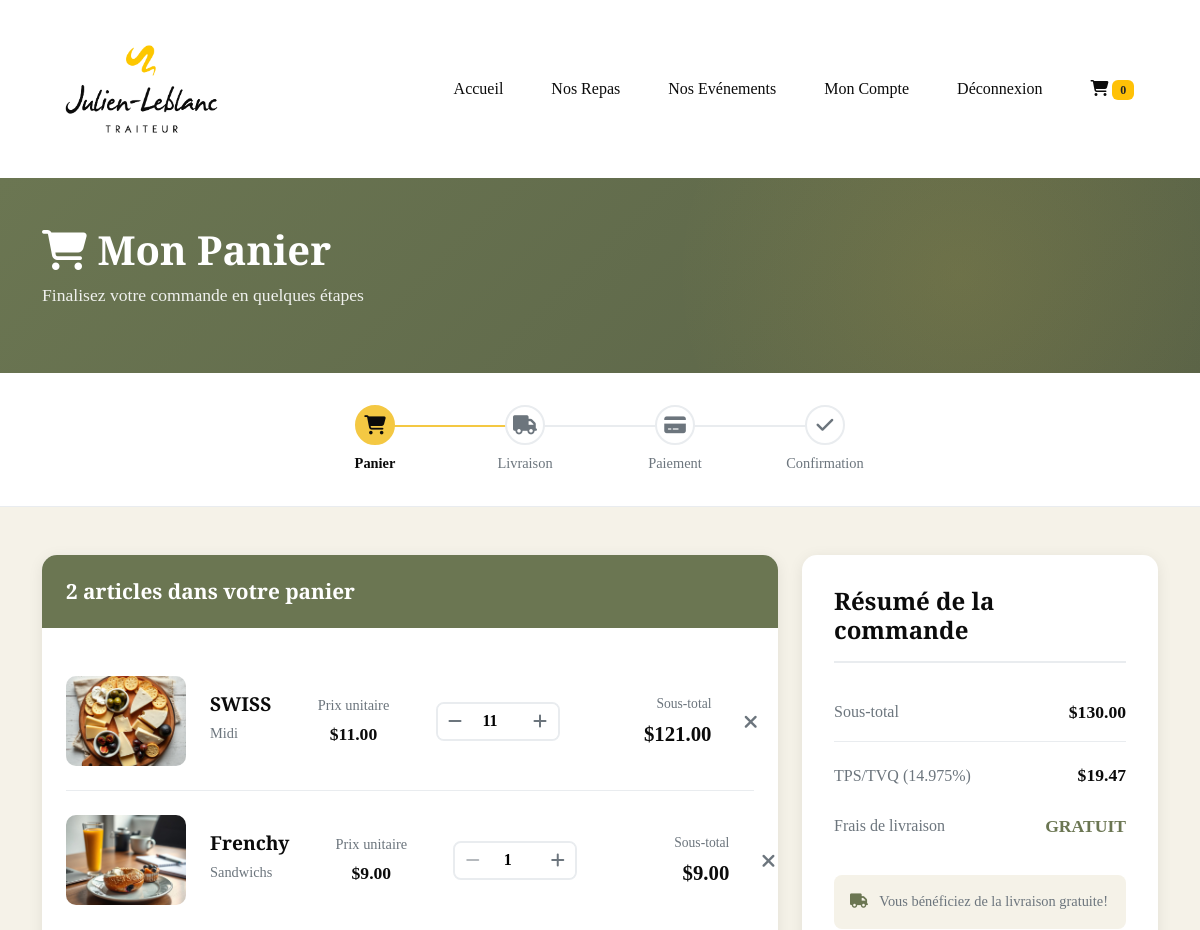
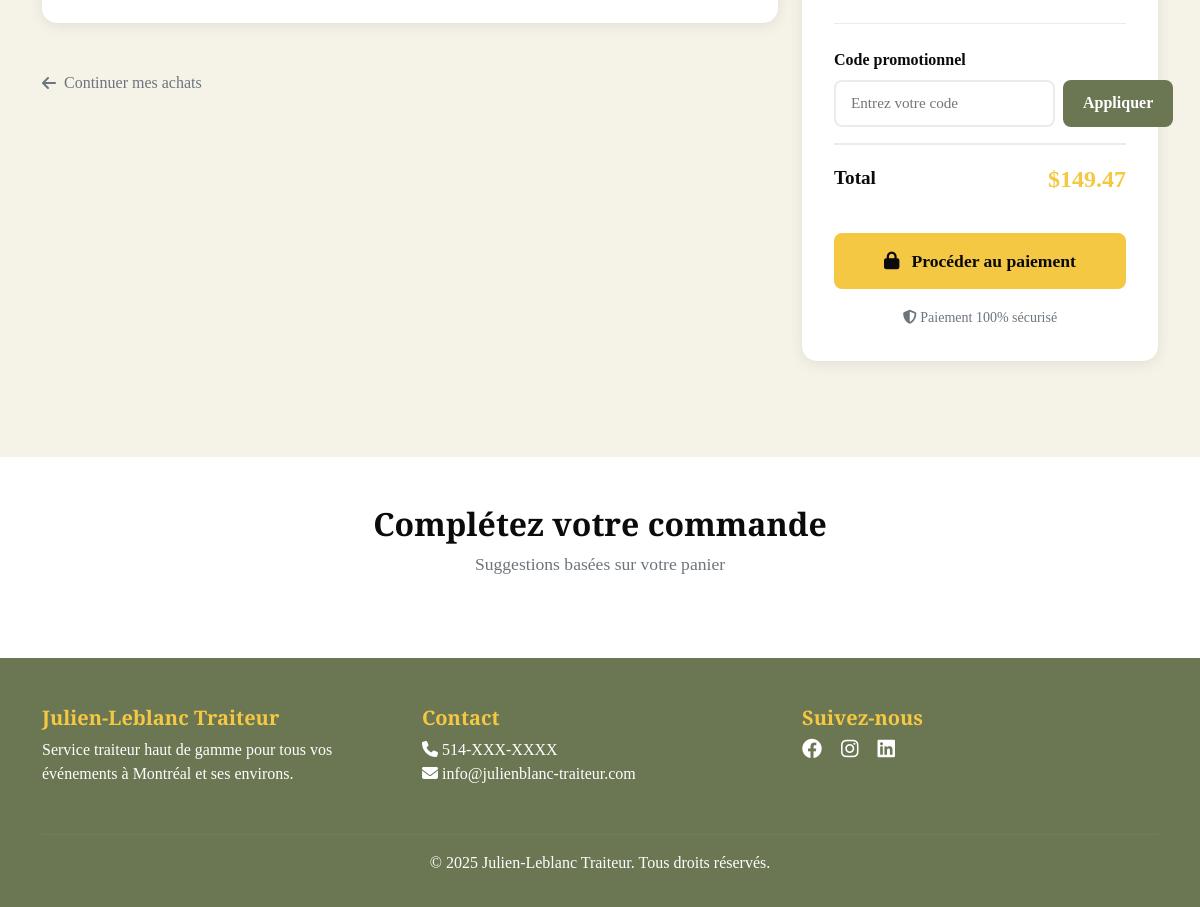
/cart/ (signed in), run on the app's committed database (2 pictures, top to bottom).
### JLTsite/models.py (models this page shows, shortened)
class Cart(models.Model):
    user = models.ForeignKey(settings.AUTH_USER_MODEL, on_delete=models.CASCADE, null=True, blank=True)
    session_key = models.CharField(max_length=100, null=True, blank=True)
    created_at = models.DateTimeField(auto_now_add=True)
    updated_at = models.DateTimeField(auto_now=True)
    class Meta:
        verbose_name = 'Panier'
        verbose_name_plural = 'Paniers'
    def get_total(self):
        total = Decimal('0.00')
        for item in self.items.all():
            total += item.get_subtotal()
        return total

class CartItem(models.Model):
    cart = models.ForeignKey(Cart, on_delete=models.CASCADE, related_name='items')
    product = models.ForeignKey(Product, on_delete=models.CASCADE)
    quantity = models.PositiveIntegerField(default=1)
    notes = models.TextField(blank=True, verbose_name='Notes spéciales')
    added_at = models.DateTimeField(auto_now_add=True)
    class Meta:
        verbose_name = 'Article du panier'
        verbose_name_plural = 'Articles du panier'
        unique_together = ['cart', 'product']
    def get_subtotal(self):
        return self.product.get_price() * self.quantity

class Product(models.Model):
    DISPONIBLE = 'disponible'
    RUPTURE = 'rupture'
    COMMANDE = 'sur_commande'
    STATUS_CHOICES = [
        (DISPONIBLE, 'Disponible'),
        (RUPTURE, 'Rupture de stock'),
        (COMMANDE, 'Sur commande'),
    ]
    name = models.CharField(max_length=200, verbose_name='Nom')
    slug = models.SlugField(unique=True)
    category = models.ForeignKey(Category, on_delete=models.CASCADE, related_name='products')
    description = models.TextField(verbose_name='Description')
    ingredients = models.TextField(verbose_name='Ingrédients', blank=True)
    allergens = models.CharField(max_length=500, blank=True, verbose_name='Allergènes')
    price = models.DecimalField(max_digits=10, decimal_places=2, verbose_name='Prix')
    promo_price = models.DecimalField(max_digits=10, decimal_places=2, null=True, blank=True, verbose_name='Prix promo')
    image = models.ImageField(upload_to='images/', verbose_name='Image principale')
    image_2 = models.ImageField(upload_to='images/', blank=True, null=True)
    image_3 = models.ImageField(upload_to='images/', blank=True, null=True)
    calories = models.IntegerField(null=True, blank=True)
    preparation_time = models.IntegerField(help_text='En minutes', null=True, blank=True)
    status = models.CharField(max_length=20, choices=STATUS_CHOICES, default=DISPONIBLE)
    stock = models.IntegerField(default=0, verbose_name='Stock disponible')
    min_order = models.IntegerField(default=1, verbose_name='Commande minimum')
    is_vegetarian = models.BooleanField(default=False, verbose_name='Végétarien')
    is_vegan = models.BooleanField(default=False, verbose_name='Végane')
    is_gluten_free = models.BooleanField(default=False, verbose_name='Sans gluten')
    is_featured = models.BooleanField(default=False, verbose_name='Mis en avant')
    is_active = models.BooleanField(default=True, verbose_name='Actif')
    created_at = models.DateTimeField(auto_now_add=True)
    updated_at = models.DateTimeField(auto_now=True)
    views_count = models.IntegerField(default=0)
    sales_count = models.IntegerField(default=0)
    class Meta:
        verbose_name = 'Produit'
        verbose_name_plural = 'Produits'
        ordering = ['-created_at']
    def get_price(self):
        return self.promo_price if self.promo_price else self.price

class Category(models.Model):
    name = models.CharField(max_length=100)
    slug = models.SlugField(unique=True)
    description = models.TextField(blank=True)
    image = models.ImageField(upload_to='categories/', blank=True, null=True)
    is_active = models.BooleanField(default=True)
    order = models.IntegerField(default=0)
    created_at = models.DateTimeField(auto_now_add=True)
    class Meta:
        verbose_name = 'Catégorie'
        verbose_name_plural = 'Catégories'
        ordering = ['order', 'name']

### JLTsite/views.py (the view)
# urls.py: path('cart/', views.cart_view, name='cart'),
def cart_view(request):
    cart = get_or_create_cart(request)
    subtotal = cart.get_total()
    tax_rate = Decimal('14.975')
    tax_amount = subtotal * (tax_rate / 100)
    delivery_fee = Decimal('5.00') if subtotal < 50 else Decimal('0.00')
    total = subtotal + tax_amount + delivery_fee
    context = {
        'cart': cart,
        'subtotal': subtotal,
        'tax_amount': tax_amount,
        'delivery_fee': delivery_fee,
        'total': total,
    }
    return render(request, 'JLTsite/cart.html', context)

### JLTsite/views.py (called while the page is built)
def get_or_create_cart(request):
    if request.user.is_authenticated:
        cart, created = Cart.objects.get_or_create(user=request.user)
    else:
        session_key = request.session.session_key
        if not session_key:
            request.session.create()
            session_key = request.session.session_key
        cart, created = Cart.objects.get_or_create(session_key=session_key)
    return cart

### JLTsite/templates/JLTsite/cart.html (shortened to what this page needs)
{% extends 'JLTsite/base.html' %}
{% load static %}
{% load humanize %}
{% block content %}
<section class="cart-header">
    <div class="container">
        <h1><i class="fas fa-shopping-cart"></i> Mon Panier</h1>
        <p>Finalisez votre commande en quelques étapes</p>
    </div>
</section>
<section class="progress-steps">
    <div class="container">
        <div class="steps-container">
            <div class="step active">
                <div class="step-circle">
                    <i class="fas fa-shopping-cart"></i>
                </div>
                <div class="step-label">Panier</div>
            </div>
            <div class="step">
                <div class="step-circle">
                    <i class="fas fa-truck"></i>
                </div>
                <div class="step-label">Livraison</div>
            </div>
            <div class="step">
                <div class="step-circle">
                    <i class="fas fa-credit-card"></i>
                </div>
                <div class="step-label">Paiement</div>
            </div>
            <div class="step">
                <div class="step-circle">
                    <i class="fas fa-check"></i>
                </div>
                <div class="step-label">Confirmation</div>
            </div>
        </div>
    </div>
</section>
<section class="cart-content">
    <div class="container">
        {% if cart.items.count > 0 %}
        <div class="row">
            <div class="col-lg-8">
                <div class="cart-table">
                    <div class="cart-table-header">
                        <h3>{{ cart.items.count }} article{{ cart.items.count|pluralize }} dans votre panier</h3>
                    </div>
                    <div class="cart-items">
                        {% for item in cart.items.all %}
                        <div class="cart-item" data-item-id="{{ item.id }}">
                            <div class="item-image">
                                {% if item.product.image %}
                                <img src="{{ item.product.image.url }}" alt="{{ item.product.name }}">
                                {% else %}
                                <img src="https://via.placeholder.com/120x90/F5F2E8/6B7652?text=JL" alt="{{ item.product.name }}">
                                {% endif %}
                            </div>
                            <div class="item-details">
                                <a href="{% url 'product_detail' item.product.slug %}" class="item-name">
                                    {{ item.product.name }}
                                </a>
                                <div class="item-category">{{ item.product.category.name }}</div>
                            </div>
                            <div class="item-price">
                                <div class="price-unit">Prix unitaire</div>
                                <div class="price-value">${{ item.product.get_price|floatformat:2 }}</div>
                            </div>
                            <div class="item-quantity">
                                <div class="quantity-control">
                                    <button class="quantity-btn decrease"
                                            onclick="updateQuantity({{ item.id }}, -1)"
                                            {% if item.quantity <= 1 %}disabled{% endif %}>
                                        <i class="fas fa-minus"></i>
                                    </button>
                                    <input type="number"
                                           class="quantity-value"
                                           value="{{ item.quantity }}"
                                           min="1"
                                           max="{{ item.product.stock }}"
                                           data-item-id="{{ item.id }}"
                                           readonly>
                                    <button class="quantity-btn increase"
                                            onclick="updateQuantity({{ item.id }}, 1)"
                                            {% if item.quantity >= item.product.stock %}disabled{% endif %}>
                                        <i class="fas fa-plus"></i>
                                    </button>
                                </div>
                            </div>
                            <div class="item-subtotal">
                                <div class="subtotal-label">Sous-total</div>
                                <div class="subtotal-value" data-subtotal="{{ item.id }}">
                                    ${{ item.get_subtotal|floatformat:2 }}
                                </div>
                            </div>
                            <button class="item-remove" onclick="removeItem({{ item.id }})" title="Retirer">
                                <i class="fas fa-times"></i>
                            </button>
                        </div>
                        {% endfor %}
                    </div>
                </div>
                <a href="{% url 'shop_boites_lunch' %}" class="continue-shopping">
                    <i class="fas fa-arrow-left"></i> Continuer mes achats
                </a>
            </div>
            <div class="col-lg-4">
                <div class="cart-summary">
                    <div class="summary-header">
                        <h3>Résumé de la commande</h3>
                    </div>
                    <div class="summary-row subtotal">
                        <span class="summary-label">Sous-total</span>
                        <span class="summary-value" id="cart-subtotal">${{ subtotal|floatformat:2 }}</span>
                    </div>
                    <div class="summary-row">
                        <span class="summary-label">TPS/TVQ (14.975%)</span>
                        <span class="summary-value" id="cart-tax">${{ tax_amount|floatformat:2 }}</span>
                    </div>
                    <div class="summary-row">
                        <span class="summary-label">Frais de livraison</span>
                        <span class="summary-value" id="cart-delivery">
                            {% if delivery_fee > 0 %}
                                ${{ delivery_fee|floatformat:2 }}
                            {% else %}
                                <span style="color: var(--jlt-green);">GRATUIT</span>
                            {% endif %}
                        </span>
                    </div>
                    <div class="delivery-info">
                        <p>
                            <i class="fas fa-truck"></i>
                            {% if subtotal < 50 %}
                            Livraison gratuite à partir de 50$ d'achat
                            {% else %}
                            Vous bénéficiez de la livraison gratuite!
                            {% endif %}
                        </p>
                    </div>
                    <div class="promo-section">
                        <label style="font-weight: 600; margin-bottom: 0.5rem; display: block;">
                            Code promotionnel
                        </label>
                        <div class="promo-input-group">
                            <input type="text"
                                   class="promo-input"
                                   id="promoCode"
                                   placeholder="Entrez votre code">
                            <button class="btn-apply-promo" onclick="applyPromo()">
                                Appliquer
                            </button>
                        </div>
                    </div>
                    <div class="summary-row total">
                        <span class="summary-label">Total</span>
                        <span class="summary-value" id="cart-total">${{ total|floatformat:2 }}</span>
                    </div>
                    <button class="checkout-btn" onclick="proceedToCheckout()">
                        <i class="fas fa-lock"></i> Procéder au paiement
                    </button>
                    <div style="text-align: center; margin-top: 1rem;">
                        <small style="color: var(--jlt-gray);">
                            <i class="fas fa-shield-alt"></i> Paiement 100% sécurisé
                        </small>
                    </div>
                </div>
            </div>
        </div>
        {% endif %}
    </div>
</section>
{% if cart.items.count > 0 %}
<section class="suggestions-section">
    <div class="container">
        <div class="suggestions-header">
            <h3>Complétez votre commande</h3>
            <p>Suggestions basées sur votre panier</p>
        </div>
    </div>
</section>
{% endif %}
{% endblock %}

### data on the page
Cart: items.count "2"
CartItem: product.image (picture), product.name "SWISS", product.category.name "Midi", product.get_price "11.00", quantity "11", get_subtotal "121.00"
CartItem: product.image (picture), product.name "Frenchy", product.category.name "Sandwichs", product.get_price "9.00", quantity "1", get_subtotal "9.00"

### other printed values
{{ subtotal|floatformat:2 }} "130.00"
{{ tax_amount|floatformat:2 }} "19.47"
{{ total|floatformat:2 }} "149.47"
